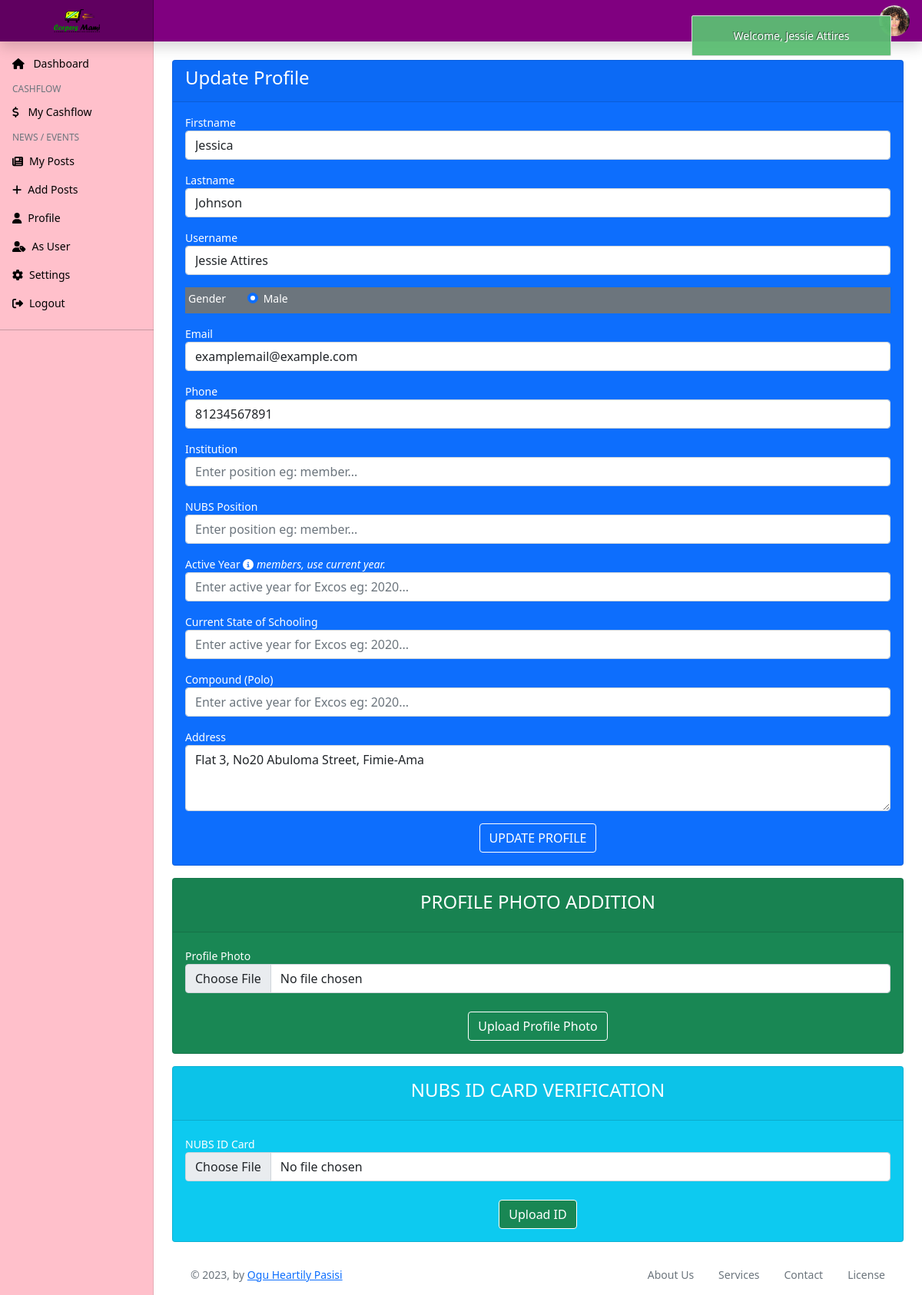
Screenshot of /excos/update-verify-page.php (signed in) with the database file from the repository.
### tables this page shows
CREATE TABLE `users` (
  `id` int(11) NOT NULL,
  `first_name` varchar(50) NOT NULL,
  `last_name` varchar(50) NOT NULL,
  `user_name` varchar(50) NOT NULL,
  `gender` varchar(10) NOT NULL,
  `e_mail` varchar(50) NOT NULL,
  `phone_number` varchar(20) NOT NULL,
  `state` varchar(50) NOT NULL,
  `city` varchar(50) NOT NULL,
  `user_address` varchar(100) DEFAULT '''No Address''',
  `pass_word` varchar(255) NOT NULL,
  `role_as` tinyint(4) NOT NULL DEFAULT 0,
  `status` tinyint(4) NOT NULL DEFAULT 0,
  `user_image` varchar(100) DEFAULT '''No Image Yet''',
  `nubs_id_card` varchar(100) DEFAULT '''No ID Image''',
  `created_date` timestamp NOT NULL DEFAULT current_timestamp()
);

### functions/excosfunctions.php (called while the page is built, shortened)
<?php
include('../config/dbcon.php');
function getAllFromUsers(){
    global $con;
    $excoId = $_SESSION['auth_user']['user_id'];
    $query_run = mysqli_query($con,"SELECT * FROM `users` WHERE `id`='$excoId' ");
    return $query_run;
}
?>

### excos/update-verify-page.php (the view)
<?php
include('../middleware/excosAuthenticator.php');
include('includes/header.php');
?>
<div class="">
    <div class="row mt-4">
        <div class="col-md-12">
            <?php
            if (isset($_SESSION['auth'])) {
                $profile_qry_run = getAllFromUsers();
                $profile_data = mysqli_fetch_array($profile_qry_run);
            ?>
                <div class="card bg-primary text-white">
                    <div class="card-header">
                        <h4>Update Profile</h4>
                    </div>
                    <div class="card-body">
                        <form action="code.php" method="POST">
                            <div class="form-group mb-3">
                                <label>Firstname</label>
                                <input type="text" class="form-control" value="<?= $profile_data['first_name']; ?>" name="firstname" placeholder="Enter firstname" />
                            </div>
                            <div class="form-group mb-3">
                                <label>Lastname</label>
                                <input type="text" class="form-control" value="<?= $profile_data['last_name']; ?>" name="lastname" placeholder="Enter lastname" />
                            </div>
                            <div class="form-group mb-3">
                                <label>Username</label>
                                <input type="text" class="form-control" value="<?= $profile_data['user_name']; ?>" name="username" placeholder="Enter username" />
                            </div>
                            <div class="form-group mb-3 p-1 bg-secondary">
                                <label>Gender</label>
                                <?php
                                if ($profile_data['gender'] = "Male") { ?>
                                    <div class="form-check form-check-inline ms-4">
                                        <input type="radio" class="form-check-input" name="select-gender" id="maleOption" value="male" checked>
                                        <label for="maleOption" class="form-check-label">Male</label>
                                    </div>
                                <?
                                } else if ($profile_data['gender'] = "Female") { ?>
                                    <div class="form-check form-check-inline ms-4">
                                        <input type="radio" class="form-check-input" name="select-gender" id="femaleOption" value="female" checked>
                                        <label for="femaleOption" class="form-check-label">Female</label>
                                    </div>
                                <?php
                                }
                                ?>
                            </div>
                            <div class="form-group mb-3">
                                <label>Email</label>
                                <input type="email" class="form-control" value="<?= $profile_data['e_mail']; ?>" name="email" placeholder="Enter email" />
                            </div>
                            <div class="form-group mb-3">
                                <label>Phone</label>
                                <input type="number" class="form-control" value="<?= $profile_data['phone_number']; ?>" name="phonenumber" placeholder="Enter phone number" />
                            </div>
                            <div class="form-group mb-3">
                                <label>Institution</label>
                                <input type="text" class="form-control" value="<?= $profile_data['school']; ?>" name="school" placeholder="Enter position eg: member..." />
                            </div>
                            <div class="form-group mb-3">
                                <label>NUBS Position</label>
                                <input type="text" name="currentNubsPost" class="form-control" value="<?= $profile_data['current_position']; ?>" placeholder="Enter position eg: member..." required>
                            </div>
                            <div class="form-group mb-3">
                                <label>Active Year </label> <span class="fas fa-info-circle"></span><em> members, use current year.</em>
                                <input type="text" name="activeNubsYear" class="form-control" value="<?= $profile_data['active_year']; ?>" placeholder="Enter active year for Excos eg: 2020...">
                            </div>
                            <div class="form-group mb-3">
                                <label>Current State of Schooling </label>
                                <input type="text" name="select-state" class="form-control" value="<?= $profile_data['state_of_schooling']; ?>" placeholder="Enter active year for Excos eg: 2020...">
                            </div>
                            <div class="form-group mb-3">
                                <label>Compound (Polo)</label>
                                <input type="text" name="select-compound" class="form-control" value="<?= $profile_data['compound']; ?>" placeholder="Enter active year for Excos eg: 2020...">
                            </div>
                            <div class="form-group mb-3">
                                <label>Address</label>
                                <textarea name="userAddress" id="" rows="3" class="form-control"><?= $profile_data['user_address']; ?></textarea>
                            </div>
                            <div class="d-flex justify-content-center">
                                <button type="submit" name="profile_update_btn" class="btn btn-primary border-white">UPDATE PROFILE</button>
                            </div>
                        </form>
                    </div>
                </div>
                <div class="col-md-12 my-3">
                    <div class="card bg-success">
                        <div class="card-header text-white text-center py-3">
                            <h4>PROFILE PHOTO ADDITION</h4>
                        </div>
                        <div class="card-body text-white">
                            <form action="code.php" method="POST" enctype="multipart/form-data">
                                <div class="row">
                                    <div class="col-md-12 mt-1">
                                        <label class="text-bold mb-0">Profile Photo</label>
                                        <input type="file" name="profilePhoto" placeholder="Upload Image" class="form-control">
                                    </div>
                                    <div class="col-md-12 mt-4 text-center">
                                        <button type="submit" class="btn btn-success border-white" name="user_dp_verify_btn">Upload Profile Photo</button>
                                    </div>
                                </div>
                            </form>
                        </div>
                    </div>
                </div>
                <div class="col-md-12 my-3">
                    <div class="card bg-info">
                        <div class="card-header text-white text-center py-3">
                            <h4>NUBS ID CARD VERIFICATION</h4>
                        </div>
                        <div class="card-body text-white">
                            <form action="code.php" method="POST" enctype="multipart/form-data">
                                <div class="row">
                                    <div class="col-md-12 mt-1">
                                        <label class="text-bold mb-0">NUBS ID Card</label>
                                        <input type="file" name="nubsIDCard" placeholder="Upload Image" class="form-control">
                                    </div>
                                    <div class="col-md-12 mt-4 text-center">
                                        <button type="submit" class="btn btn-success border-white" name="user_id_card_verify_btn">Upload ID</button>
                                    </div>
                                </div>
                            </form>
                        </div>
                    </div>
                </div>
            <?php
            } else {
                echo "ID not set";
            }
            ?>
        </div>
    </div>
</div>
<?php include('includes/footer.php'); ?>

### excos/includes/header.php (shortened to what this page needs)
<?php
$current_page = substr($_SERVER['SCRIPT_NAME'], strrpos($_SERVER['SCRIPT_NAME'], "/") + 1);
?>
<!doctype html>
<html lang="en">
<head>
    <link href="../assets/css/bootstrap.min.css" rel="stylesheet">
    <link rel="stylesheet" href="assets/alertifyjs/css/alertify.min.css" />
    <link rel="stylesheet" href="assets/alertifyjs/css/themes/bootstrap.min.css" />
    <link rel="stylesheet" href="../../fontawesome5/css/all.min.css">
    <link href="assets/css/excosDashboard.css" rel="stylesheet">
</head>
<body>
    <header class="navbar navbar-dark sticky-top flex-md-nowrap p-0 shadow" id="navHeader">
        <a class="navbar-brand col-md-3 col-lg-2 me-0 px-3" href="index.php">
            <img src="../logo-black.png" width="60px" alt="">
        </a>
        <div class="position-relative">
            <?php
            if (isset($_SESSION['auth'])) {
            $id = $_SESSION['auth_user']['user_id'];
                $usersV_qry_run = mysqli_query($con,"SELECT user_image FROM users WHERE id='$id' ");
                $usersV_data = mysqli_fetch_array($usersV_qry_run);
            }
                ?>
            <a class="text-white px-3" href="excos_profile.php"><img src="../images/excosDP/<?= $usersV_data['user_image']; ?>" width="40px" class="rounded-circle" alt=""></a>
        </div>
    </header>
    <div class="container-fluid">
        <div class="row">
            <nav id="sidebarMenu" class="col-md-3 col-lg-2 d-md-block sidebar collapse">
                <div class="position-sticky pt-3">
                    <ul class="nav flex-column">
                        <li class="nav-item">
                            <a class="nav-link <?= $current_page == "index.php" ? ' active' : ''; ?> " href="index.php">
                                <span class="fa fa-home me-2"></span>
                                Dashboard
                            </a>
                        </li>
                        <h6 class="sidebar-heading px-3 mt-2 mb-1 text-muted">Cashflow</h6>
                        <li class="nav-item">
                            <a href="cashflow.php" class="nav-link <?= $current_page == "cashflow.php" ? ' active' : ''; ?>"><span class="fas fa-dollar-sign me-2"></span> My Cashflow</a>
                        </li>
                        <h6 class="sidebar-heading px-3 mt-2 mb-1 text-muted">News / Events</h6>
                        <li class="nav-item">
                            <a href="news-events.php" class="nav-link <?= $current_page == "news-events.php" ? ' active' : ''; ?>"><span class="fa fa-newspaper me-2"></span></span>My Posts</a>
                        </li>
                        <li class="nav-item">
                            <a href="add-event.php" class="nav-link <?= $current_page == "add-event.php" ? ' active' : ''; ?>"><span class="fa fa-plus me-2"></span>Add Posts</a>
                        </li>
                        <li class="nav-item">
                            <a href="excos_profile.php" class="nav-link <?= $current_page == "excos_profile.php" ? ' active' : ''; ?>"><span class="fa fa-user me-2"></span>Profile</a>
                        </li>
                        <li class="nav-item">
                            <a href="../index.php" class="nav-link"><span class="fa fa-user-tag me-2"></span>As User</a>
                        </li>
                        <li class="nav-item">
                            <a href="#" class="nav-link"><span class="fa fa-cog me-2"></span>Settings</a>
                        </li>
                        <li class="nav-item">
                            <a href="../logout.php" class="nav-link"><span class="fa fa-sign-out-alt me-2"></span>Logout</a>
                        </li>
                    </ul>
                    <hr>
                </div>
            </nav>
            <main class="col-md-9 ms-sm-auto col-lg-10 px-md-4">

### excos/assets/css/excosDashboard.css (style rules this page uses)
body { font-size: .875rem; }
:root { --nysc-light-pink: pink; --nysc-light-purple: rgb(167, 0, 167); --nysc-purple: purple; --nysc-pink: rgb(252, 152, 168); }
#navHeader { background-color: var(--nysc-purple) !important; }
.sidebar { position: fixed; top: 0; bottom: 0; left: 0; z-index: 100; padding: 48px 0 0; box-shadow: inset -1px 0 0 rgba(0, 0, 0, .1); background-color: var(--nysc-light-pink); overflow-y: auto; }
#sidebarMenu .position-sticky { height: calc(90vh - 30px); }
.sidebar .nav-link { font-weight: 500; color: #000; }
.sidebar-heading { font-size: .75rem; text-transform: uppercase; }
.navbar-brand { padding-top: .75rem; padding-bottom: .75rem; font-size: 1rem; background-color: rgba(0, 0, 0, .25); box-shadow: inset -1px 0 0 rgba(0, 0, 0, .25); text-align: center; }

### rows the page displays
users: user_image (picture), firstname "Jessica", lastname "Johnson", username "Jessie Attires", email "examplemail@example.com", phonenumber "81234567891", userAddress "Flat 3, No20 Abuloma Street, Fimie-Ama"
